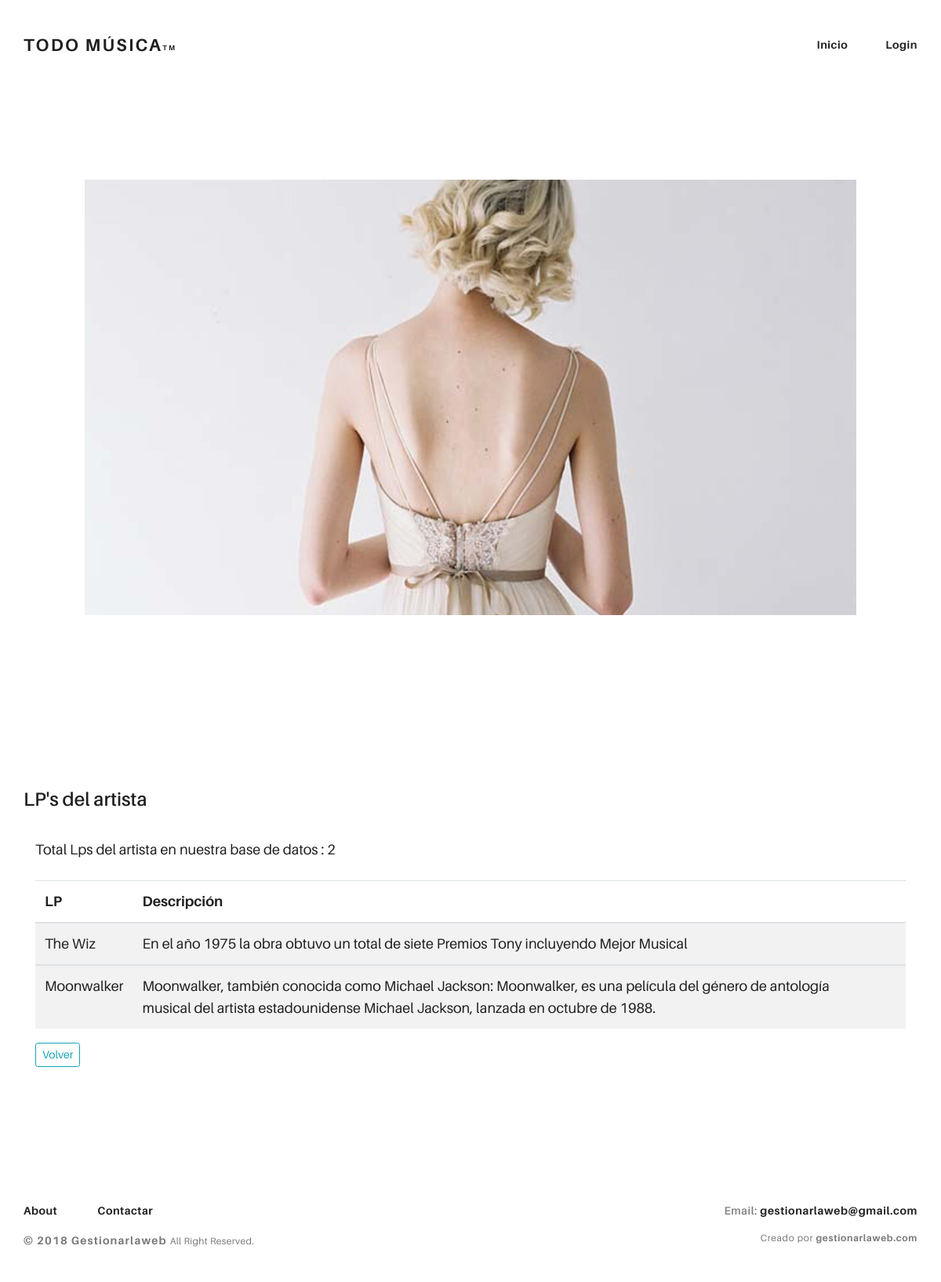
The app's page /index.php/cont_Lps/lps_artista/4, older data.
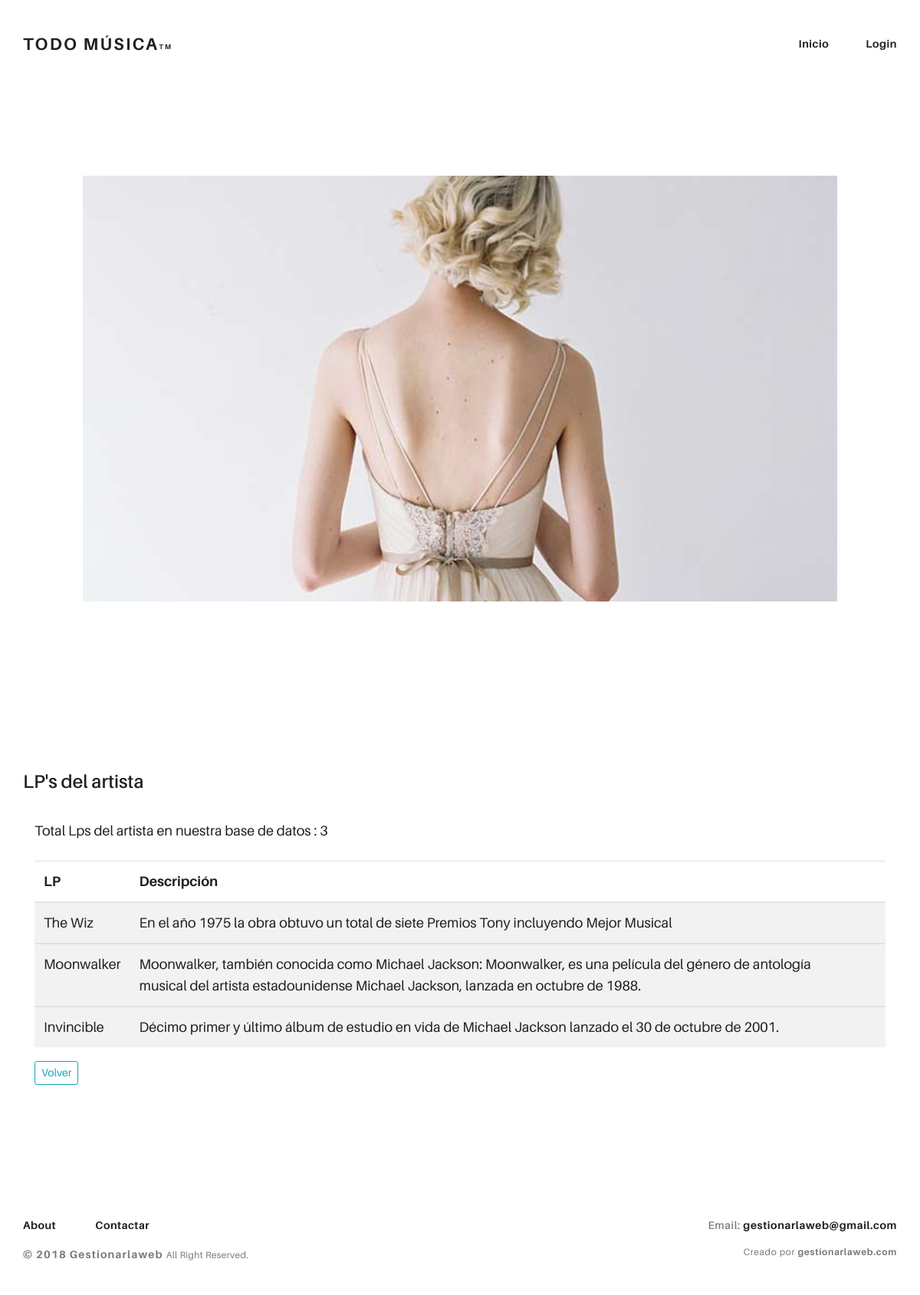
The same page, newer data.
### tables this page shows
CREATE TABLE `lp` (
  `id` int(11) NOT NULL,
  `id_artista` int(10) NOT NULL,
  `nombre` varchar(100) NOT NULL,
  `descripcion` text NOT NULL
);

### application/controllers/cont_Lps.php (called while the page is built, shortened)
<?php
class cont_Lps extends CI_Controller {
		public function lps_artista($id){
			$this->load->model("m_LPS", "lps");
			$lp = $this->lps->recuperar_lps_artista($id);
	       	$html = $this->load->view("lps/vista_lps_artista", array("lps_artista"=>$lp), true);
	      	$this->load->view('landingpage', array("contenido"=>$html)  );
		}
	}
?>

### index.php (called while the page is built, shortened)
<?php
require_once BASEPATH.'core/CodeIgniter.php';

### application/models/m_LPS.php (called while the page is built, shortened)
<?php
	class m_LPS extends CI_Model{
		function recuperar_lps_artista($id){
			$tmp = $this->db
			->select("id, id_artista, nombre, descripcion")
			->WHERE ('id_artista',$id)
			->get("lp");
		return $tmp->result_array();
		}
	}
?>

### application/views/lps/vista_lps_artista.php (the view, shortened to what this page needs)
<section class="ae-container-fluid ae-container-fluid--inner rk-blog">
        <div class="rk-blog__items">
          <div class="rk-blog__item">
            <div class="post-img post-9 rk-landscape-alt rk-tosquare">
            </div>
          </div>
        </div>
</section>
<div class="container">
   <div class="row">
     <h4>LP's del artista</h4>
        <div class="col-md-12">
          <?php $contador = 0; ?>
            <table class="table table-striped">
                <thead>
                  <tr>
                    <th>LP</th>
                    <th>Descripción</th>
                    <th></th>
                  </tr>
                </thead>
                <?php
                    foreach ($lps_artista as $bucle) {
                      $contador ++;
                echo '
                       <tbody>
                          <tr>
                            <td>'.$bucle["nombre"].'</td>
                            <td>'.$bucle["descripcion"].'</td>
                           <td></td>
                          </tr>
                        </tbody>
                      ';
                     }echo '<p>Total Lps del artista en nuestra base de datos : '.$contador.'</p>';
                ?>
             </table>
             <a href="<?php echo base_url("/index.php/cont_Artistas/artistas");?>"
              <button type="submit" class="btn btn-outline-info btn-sm ">Volver</button>
             </a>
        </div>
    </div>
</div>

### application/views/landingpage.php (shortened to what this page needs)
<!DOCTYPE html>
<html>
  <head>
    <link rel="stylesheet" href="https://stackpath.bootstrapcdn.com/bootstrap/4.1.3/css/bootstrap.min.css">
    <link rel="stylesheet" type="text/css" href="<?php echo CDN;?>/assets/css/font-awesome-n.min.css">
    <link rel="stylesheet" href="<?php echo CDN;?>/assets/css/aurora-pack.min.css">
    <link rel="stylesheet" href="<?php echo CDN;?>/assets/css/aurora-theme-base.min.css">
    <link rel="stylesheet" href="<?php echo CDN;?>/assets/css/urku.css">
    <link rel="stylesheet" href="<?php echo CDN;?>/assets/css/animate.css">
  </head>
  <body class="top-fixed">
    <header class="ae-container-fluid ae-container-fluid--full rk-header ">
      <div class="ae-container-fluid rk-topbar">
        <h1 class="rk-logo"><a href="artistas">Todo música<sup>tm</sup></a></h1>
        <nav class="rk-navigation">
          <ul class="rk-menu">
            <li class="rk-menu__item"><a href="<?php echo base_url("/index.php/cont_Artistas/artistas");?>" class="rk-menu__link">Inicio</a>
            </li>
            <?php if($this->session->userdata('logeado')){ ?>
               <li class="rk-menu__item"><a href="<?php echo base_url("/index.php/cont_Login/logout");?>" class="rk-menu__link">Cierra sesión</a>
              </li>
              <?php }else{ ?>
            <li class="rk-menu__item"><a href="<?php echo base_url("/index.php/cont_Login/logeado");?>" class="rk-menu__link">Login</a>
            </li>
          <?php } ?>
          </ul>
        </nav>
      </div>
 </header>
      <section class="ae-container-fluid ae-container-fluid--inner rk-blog">
        <div class="rk-blog__items">
        </div>
      </section>
    <div class="col-md-12">
        <div>
            <?php echo $contenido; ?>
        </div>
    </div>
    <footer class="ae-container-fluid rk-footer ">
      <div class="ae-grid ae-grid--collapse">
        <div class="ae-grid__item item-lg-4 au-xs-ta-center au-lg-ta-left">
          <ul class="rk-menu rk-footer-menu">
            <li class="rk-menu__item"><a href="http://gestionarlaweb.com" class="rk-menu__link">About</a>
            </li>
            <li class="rk-menu__item">
              <a class="rk-menu__link" ><?php echo mailto ( ' gestionarlaweb@gmail.com ' ,  'Contactar' ); ?> </a>
            </li>
          </ul>
          <p class="rk-footer__text rk-footer__copy "> <span class="ae-u-bold">© </span><span class="ae-u-bolder">2018 Gestionarlaweb </span>All Right Reserved.</p>
        </div>
        <div class="ae-grid__item item-lg-4 au-xs-ta-center au-lg-ta-left">
        </div>
        <div class="ae-grid__item item-lg-4 au-xs-ta-center au-lg-ta-right">
          <p class="rk-footer__text rk-footer__contact ">
            <span class="ae-u-bold">Email: </span>
            <span class="ae-u-bolder">
              <a href="" class="rk-dark-color ">gestionarlaweb@gmail.com </a>
            </span>
          </p>
          <p class="rk-footer__text rk-footer__by">Creado por <a href="http://gestionarlaweb.com" class="ae-u-bolder">gestionarlaweb.com</a></p>
        </div>
      </div>
    </footer>
  </body>
</html>

### CDN/assets/css/urku.css (style rules this page uses)
body { margin: 0; }
.rk-header { background-color: #fff; position: relative; z-index: 5; }
.top-fixed .rk-header { position: fixed; }
.rk-topbar { -webkit-box-align: start; -webkit-align-items: flex-start; -ms-flex-align: start; align-items: flex-start; display: -webkit-box; display: -webkit-flex; display: -ms-flexbox; display: flex; -webkit-flex-wrap: wrap; -ms-flex-wrap: wrap; flex-wrap: wrap; -webkit-box-pack: justify; -webkit-justify-content: space-between; -ms-flex-pack: justify; justify-content: space-between; padding-bottom: 3.3rem; padding-top: 2.8rem; }
@media (min-width: 64em) { .rk-topbar { padding-bottom: 0; } }
.rk-logo { -webkit-box-flex: 0; -webkit-flex: 0 0 100%; -ms-flex: 0 0 100%; flex: 0 0 100%; font-size: 1.375rem; font-weight: 700; letter-spacing: 2.25px; text-align: center; text-transform: uppercase; width: 20%; }
.rk-logo sup { font-size: .5625rem; position: relative; top: -1px; }
@media (min-width: 64em) { .rk-logo { -webkit-box-flex: 1; -webkit-flex: 1; -ms-flex: 1; flex: 1; text-align: left; } }
.rk-footer { margin-top: 10.5rem; margin-bottom: 2rem; }
.rk-footer__text { color: #787878; font-size: .75rem; margin-bottom: .875rem; }
.rk-footer__text span { font-size: .875rem; }
.rk-footer__copy { letter-spacing: .4px; }
.rk-footer__copy span { letter-spacing: 1.2px; }
.rk-footer__contact { display: inline-block; letter-spacing: .6px; }
.rk-footer__by { letter-spacing: .7px; }
.post-img { background-position: center center; background-repeat: no-repeat; background-size: cover; display: block; position: relative; }
.post-img:before { content: ""; display: block; padding-top: 100%; }
@media (min-width: 40em) { .rk-landscape-alt:before { padding-top: 56.45161%; } }
.rk-blog { padding-top: .25rem; }
.rk-blog__items { margin-bottom: 2.7rem; }
@media (min-width: 40em) { .rk-blog__items { -webkit-column-count: 1; -moz-column-count: 1; column-count: 1; -webkit-column-gap: .5rem; -moz-column-gap: .5rem; column-gap: .5rem; } }
.rk-blog__item { display: inline-block; margin: 0 0 10.6rem; width: 100%; }
.post-9 { background-image: url("../img/post-9.jpg"); }
.rk-navigation { -webkit-box-align: center; -webkit-align-items: center; -ms-flex-align: center; align-items: center; -webkit-align-self: baseline; -ms-flex-item-align: baseline; align-self: baseline; display: none; }
@media (min-width: 64em) { .rk-navigation { display: -webkit-box; display: -webkit-flex; display: -ms-flexbox; display: flex; } }
.rk-menu { display: -webkit-box; display: -webkit-flex; display: -ms-flexbox; display: flex; -webkit-flex-wrap: wrap; -ms-flex-wrap: wrap; flex-wrap: wrap; font-size: .875rem; font-weight: 700; letter-spacing: .5px; list-style: none; margin: 0; padding: 0; padding-top: .16rem; }
.rk-menu__item { color: #202020; display: inherit; padding-left: 1.5rem; padding-right: 1.5rem; }
.rk-menu__item:first-child { padding-left: 0; }
.rk-menu__item:last-child { padding-right: 0; }
.rk-menu__link { padding-bottom: 4.2rem; }
.rk-footer-menu { display: inline-block; margin-bottom: 1rem; }
.rk-footer-menu .rk-menu__link { padding-bottom: 0; }
.rk-dark-color { color: #202020; }

Row changes from the older to the newer data that the page shows:
added lp: nombre "Invincible", descripcion "Décimo primer y último álbum de estudio en vida de Michael Jackson lanzado el 30 de octubre de 2001."
Text that changed along with them:
$contador: "2" → "3"
